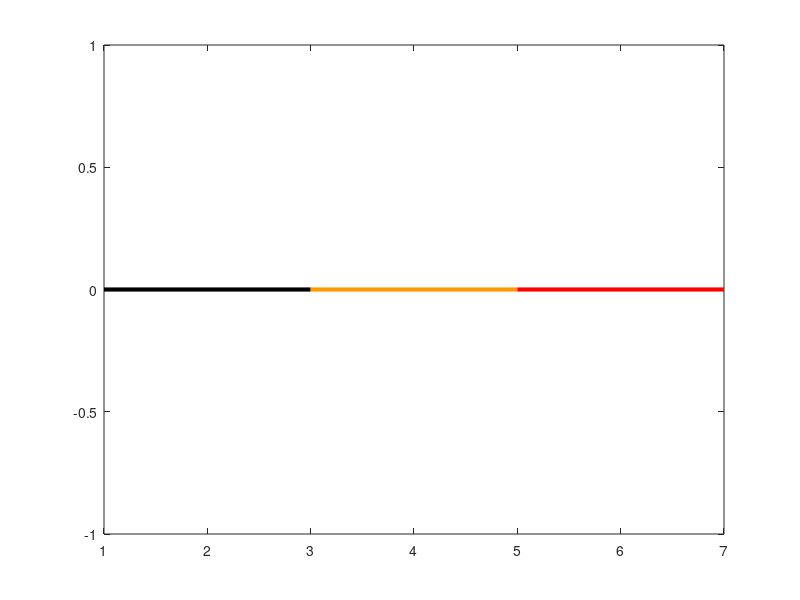

Here is the MATLAB script that generated this plot: (Note: this script raises an error after producing the figure.)
% PSfig=figure('position',[398   561   588   366],'menubar','none','numbertitle','off');
   
plot([1 3],[0 0],'k','linewidth',3); hold on
plot([3 5],[0 0],'Color',[1 0.6 0],'linewidth',3)
plot([5 7],[0 0],'r','linewidth',3)

PerfSysVal=max(min(mean(PS),7),1);
plot(PerfSysVal,0,'ok','markersize',10,'linewidth',2)

text(-.2,0.2,'\bf Alarm Mean Reaction Time','fontsize',20)

text(.5,0.07,'1sec','fontsize',20)
text(6,0.07,'7sec','fontsize',20,'color','r')
ttt=text(2.5,-.07,[num2str(round(mean(PS),2)) ' seconds'],'fontsize',20);


if mean(PS) <= 7 && mean(PS) > 4
    set(ttt,'color',[1 0.6 0])
else if mean(PS) <= 4
         set(ttt,'color','k')
    else
       set(ttt,'color','r')
    end

end

xlim([0 8])
ylim([-0.3 0.4])

axis off
% grid on